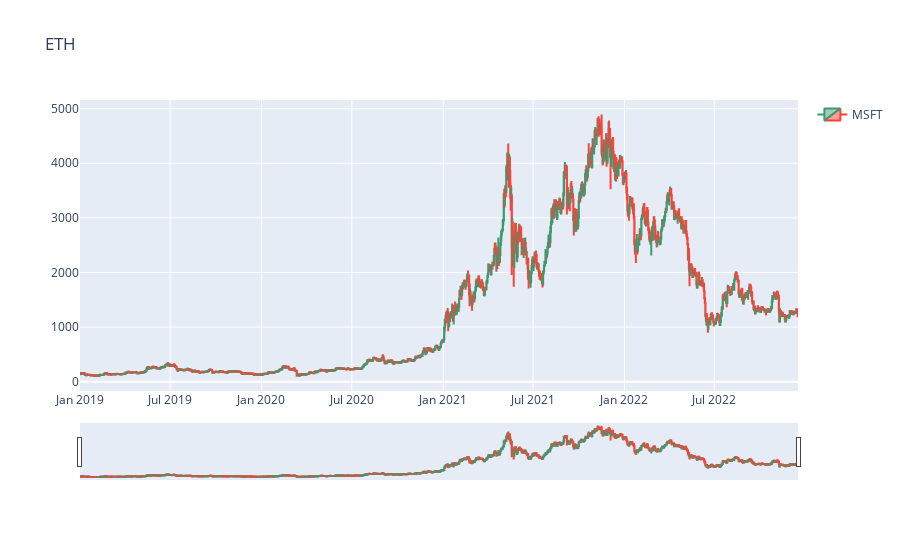

Notebook cell for this chart:
### Code cell
fig = go.Figure(
    data,
    layout_title_text="ETH"
)
fig.show()

### Figure 1 — Plotly figure (JSON) as saved in the notebook; plotly's stock layout.template omitted (floating-point values rounded to 4 significant figures; data arrays with more than 128 entries replaced by an {"elided": "..."} marker saying what was removed)
{"data": [{"close": {"elided": "1446 float values"}, "high": {"elided": "1446 float values"}, "low": {"elided": "1446 float values"}, "name": "MSFT", "open": {"elided": "1446 float values"}, "showlegend": true, "type": "candlestick", "x": {"elided": "1446 str values"}}], "layout": {"title": {"text": "ETH"}}}
